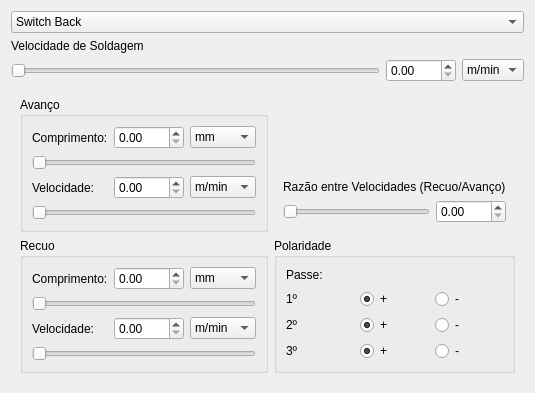
<?xml version="1.0" encoding="UTF-8"?>
<ui version="4.0">
 <class>LongitudinalWidget</class>
 <widget class="QWidget" name="LongitudinalWidget">
  <property name="geometry">
   <rect>
    <x>0</x>
    <y>0</y>
    <width>483</width>
    <height>391</height>
   </rect>
  </property>
  <property name="windowTitle">
   <string>Form</string>
  </property>
  <layout class="QGridLayout" name="gridLayout_6">
   <item row="0" column="0">
    <widget class="QComboBox" name="longTrajectoryComboBox">
     <item>
      <property name="text">
       <string>Switch Back</string>
      </property>
     </item>
     <item>
      <property name="text">
       <string>Linear</string>
      </property>
     </item>
    </widget>
   </item>
   <item row="1" column="0">
    <spacer name="verticalSpacer">
     <property name="orientation">
      <enum>Qt::Vertical</enum>
     </property>
     <property name="sizeHint" stdset="0">
      <size>
       <width>20</width>
       <height>1</height>
      </size>
     </property>
    </spacer>
   </item>
   <item row="2" column="0">
    <layout class="QGridLayout" name="gridLayout_11">
     <item row="2" column="1">
      <widget class="QDoubleSpinBox" name="sbWeldSpeedSpinBox">
       <property name="minimumSize">
        <size>
         <width>70</width>
         <height>0</height>
        </size>
       </property>
      </widget>
     </item>
     <item row="1" column="0">
      <widget class="QLabel" name="label_13">
       <property name="text">
        <string>Velocidade de Soldagem</string>
       </property>
      </widget>
     </item>
     <item row="2" column="0">
      <widget class="QSlider" name="sbWeldSpeedSlider">
       <property name="maximum">
        <number>300</number>
       </property>
       <property name="orientation">
        <enum>Qt::Horizontal</enum>
       </property>
      </widget>
     </item>
     <item row="2" column="2">
      <widget class="QComboBox" name="sbWeldSpeedUnitComboBox">
       <item>
        <property name="text">
         <string>m/min</string>
        </property>
       </item>
       <item>
        <property name="text">
         <string>mm/s</string>
        </property>
       </item>
       <item>
        <property name="text">
         <string>rpm</string>
        </property>
       </item>
       <item>
        <property name="text">
         <string>rps</string>
        </property>
       </item>
      </widget>
     </item>
    </layout>
   </item>
   <item row="3" column="0">
    <spacer name="verticalSpacer_2">
     <property name="orientation">
      <enum>Qt::Vertical</enum>
     </property>
     <property name="sizeHint" stdset="0">
      <size>
       <width>20</width>
       <height>40</height>
      </size>
     </property>
    </spacer>
   </item>
   <item row="4" column="0">
    <widget class="QWidget" name="advanceRetreatWidget" native="true">
     <layout class="QGridLayout" name="gridLayout_5">
      <item row="1" column="0">
       <widget class="QGroupBox" name="groupBox_2">
        <property name="title">
         <string>Avanço</string>
        </property>
        <layout class="QGridLayout" name="gridLayout_3">
         <item row="0" column="2">
          <widget class="QDoubleSpinBox" name="fwLengthSpinBox">
           <property name="minimumSize">
            <size>
             <width>70</width>
             <height>0</height>
            </size>
           </property>
          </widget>
         </item>
         <item row="1" column="0" colspan="4">
          <widget class="QSlider" name="fwLengthSlider">
           <property name="maximum">
            <number>300</number>
           </property>
           <property name="orientation">
            <enum>Qt::Horizontal</enum>
           </property>
          </widget>
         </item>
         <item row="3" column="0" colspan="4">
          <widget class="QSlider" name="fwSpeedSlider">
           <property name="maximum">
            <number>300</number>
           </property>
           <property name="orientation">
            <enum>Qt::Horizontal</enum>
           </property>
          </widget>
         </item>
         <item row="2" column="0">
          <widget class="QLabel" name="label_11">
           <property name="text">
            <string>Velocidade:</string>
           </property>
          </widget>
         </item>
         <item row="2" column="3">
          <widget class="QComboBox" name="fwSpeedUnitComboBox">
           <item>
            <property name="text">
             <string>m/min</string>
            </property>
           </item>
           <item>
            <property name="text">
             <string>mm/s</string>
            </property>
           </item>
           <item>
            <property name="text">
             <string>rpm</string>
            </property>
           </item>
           <item>
            <property name="text">
             <string>rps</string>
            </property>
           </item>
          </widget>
         </item>
         <item row="2" column="2">
          <widget class="QDoubleSpinBox" name="fwSpeedSpinBox">
           <property name="minimumSize">
            <size>
             <width>70</width>
             <height>0</height>
            </size>
           </property>
          </widget>
         </item>
         <item row="0" column="3">
          <widget class="QComboBox" name="fwLengthUnitComboBox">
           <property name="sizeIncrement">
            <size>
             <width>0</width>
             <height>0</height>
            </size>
           </property>
           <item>
            <property name="text">
             <string>mm</string>
            </property>
           </item>
           <item>
            <property name="text">
             <string>cm</string>
            </property>
           </item>
           <item>
            <property name="text">
             <string>m</string>
            </property>
           </item>
           <item>
            <property name="text">
             <string>pulsos</string>
            </property>
           </item>
           <item>
            <property name="text">
             <string>&quot;</string>
            </property>
           </item>
          </widget>
         </item>
         <item row="0" column="0" colspan="2">
          <widget class="QLabel" name="label_8">
           <property name="text">
            <string>Comprimento:</string>
           </property>
          </widget>
         </item>
        </layout>
       </widget>
      </item>
      <item row="2" column="0">
       <widget class="QGroupBox" name="groupBox">
        <property name="title">
         <string>Recuo</string>
        </property>
        <layout class="QGridLayout" name="gridLayout_2">
         <item row="0" column="0">
          <widget class="QLabel" name="label_10">
           <property name="text">
            <string>Comprimento:</string>
           </property>
          </widget>
         </item>
         <item row="0" column="1">
          <widget class="QDoubleSpinBox" name="bwLengthSpinBox">
           <property name="minimumSize">
            <size>
             <width>70</width>
             <height>0</height>
            </size>
           </property>
          </widget>
         </item>
         <item row="0" column="2">
          <widget class="QComboBox" name="bwLengthUnitComboBox">
           <property name="sizeIncrement">
            <size>
             <width>0</width>
             <height>0</height>
            </size>
           </property>
           <item>
            <property name="text">
             <string>mm</string>
            </property>
           </item>
           <item>
            <property name="text">
             <string>cm</string>
            </property>
           </item>
           <item>
            <property name="text">
             <string>m</string>
            </property>
           </item>
           <item>
            <property name="text">
             <string>pulsos</string>
            </property>
           </item>
           <item>
            <property name="text">
             <string>&quot;</string>
            </property>
           </item>
          </widget>
         </item>
         <item row="1" column="0" colspan="3">
          <widget class="QSlider" name="bwLengthSlider">
           <property name="maximum">
            <number>300</number>
           </property>
           <property name="orientation">
            <enum>Qt::Horizontal</enum>
           </property>
          </widget>
         </item>
         <item row="2" column="0">
          <widget class="QLabel" name="label_7">
           <property name="text">
            <string>Velocidade:</string>
           </property>
          </widget>
         </item>
         <item row="2" column="1">
          <widget class="QDoubleSpinBox" name="bwSpeedSpinBox">
           <property name="minimumSize">
            <size>
             <width>70</width>
             <height>0</height>
            </size>
           </property>
          </widget>
         </item>
         <item row="2" column="2">
          <widget class="QComboBox" name="bwSpeedUnitComboBox">
           <item>
            <property name="text">
             <string>m/min</string>
            </property>
           </item>
           <item>
            <property name="text">
             <string>mm/s</string>
            </property>
           </item>
           <item>
            <property name="text">
             <string>rpm</string>
            </property>
           </item>
           <item>
            <property name="text">
             <string>rps</string>
            </property>
           </item>
          </widget>
         </item>
         <item row="3" column="0" colspan="3">
          <widget class="QSlider" name="bwSpeedSlider">
           <property name="maximum">
            <number>300</number>
           </property>
           <property name="orientation">
            <enum>Qt::Horizontal</enum>
           </property>
          </widget>
         </item>
        </layout>
       </widget>
      </item>
      <item row="2" column="1">
       <widget class="QGroupBox" name="polarityGroupBox">
        <property name="title">
         <string>Polaridade</string>
        </property>
        <layout class="QGridLayout" name="gridLayout">
         <item row="0" column="0" colspan="3">
          <widget class="QLabel" name="label_4">
           <property name="text">
            <string>Passe:</string>
           </property>
          </widget>
         </item>
         <item row="1" column="0">
          <widget class="QLabel" name="label">
           <property name="text">
            <string>1º</string>
           </property>
          </widget>
         </item>
         <item row="1" column="1">
          <widget class="QRadioButton" name="fstPosRadioButton">
           <property name="text">
            <string>+</string>
           </property>
           <property name="checked">
            <bool>true</bool>
           </property>
           <attribute name="buttonGroup">
            <string notr="true">ButtonGroupPolarity1st</string>
           </attribute>
          </widget>
         </item>
         <item row="1" column="2">
          <widget class="QRadioButton" name="fstNegRadioButton">
           <property name="text">
            <string>-</string>
           </property>
           <property name="checked">
            <bool>false</bool>
           </property>
           <attribute name="buttonGroup">
            <string notr="true">ButtonGroupPolarity1st</string>
           </attribute>
          </widget>
         </item>
         <item row="2" column="0">
          <widget class="QLabel" name="label_2">
           <property name="text">
            <string>2º</string>
           </property>
          </widget>
         </item>
         <item row="2" column="1">
          <widget class="QRadioButton" name="SndPosRadioButton">
           <property name="text">
            <string>+</string>
           </property>
           <property name="checked">
            <bool>true</bool>
           </property>
           <attribute name="buttonGroup">
            <string notr="true">ButtonGroupPolarity2nd</string>
           </attribute>
          </widget>
         </item>
         <item row="2" column="2">
          <widget class="QRadioButton" name="SndNegRadioButton">
           <property name="text">
            <string>-</string>
           </property>
           <property name="checked">
            <bool>false</bool>
           </property>
           <attribute name="buttonGroup">
            <string notr="true">ButtonGroupPolarity2nd</string>
           </attribute>
          </widget>
         </item>
         <item row="3" column="0">
          <widget class="QLabel" name="label_3">
           <property name="text">
            <string>3º</string>
           </property>
          </widget>
         </item>
         <item row="3" column="1">
          <widget class="QRadioButton" name="TrdPosRadioButton">
           <property name="text">
            <string>+</string>
           </property>
           <property name="checked">
            <bool>true</bool>
           </property>
           <attribute name="buttonGroup">
            <string notr="true">ButtonGroupPolarity3rd</string>
           </attribute>
          </widget>
         </item>
         <item row="3" column="2">
          <widget class="QRadioButton" name="TrdNegRadioButton">
           <property name="text">
            <string>-</string>
           </property>
           <property name="checked">
            <bool>false</bool>
           </property>
           <attribute name="buttonGroup">
            <string notr="true">ButtonGroupPolarity3rd</string>
           </attribute>
          </widget>
         </item>
        </layout>
       </widget>
      </item>
      <item row="1" column="1">
       <widget class="QWidget" name="widget" native="true">
        <layout class="QGridLayout" name="gridLayout_4">
         <item row="2" column="0">
          <widget class="QSlider" name="speedRatioSlider">
           <property name="maximum">
            <number>300</number>
           </property>
           <property name="orientation">
            <enum>Qt::Horizontal</enum>
           </property>
          </widget>
         </item>
         <item row="1" column="0" colspan="2">
          <widget class="QLabel" name="label_36">
           <property name="text">
            <string>Razão entre Velocidades (Recuo/Avanço)</string>
           </property>
          </widget>
         </item>
         <item row="2" column="1">
          <widget class="QDoubleSpinBox" name="speedRatioSpinBox">
           <property name="minimumSize">
            <size>
             <width>70</width>
             <height>0</height>
            </size>
           </property>
          </widget>
         </item>
         <item row="0" column="0">
          <spacer name="verticalSpacer_3">
           <property name="orientation">
            <enum>Qt::Vertical</enum>
           </property>
           <property name="sizeHint" stdset="0">
            <size>
             <width>20</width>
             <height>40</height>
            </size>
           </property>
          </spacer>
         </item>
        </layout>
       </widget>
      </item>
     </layout>
    </widget>
   </item>
  </layout>
 </widget>
 <resources/>
 <connections/>
 <buttongroups>
  <buttongroup name="ButtonGroupPolarity1st"/>
  <buttongroup name="ButtonGroupPolarity3rd"/>
  <buttongroup name="ButtonGroupPolarity2nd"/>
 </buttongroups>
</ui>
